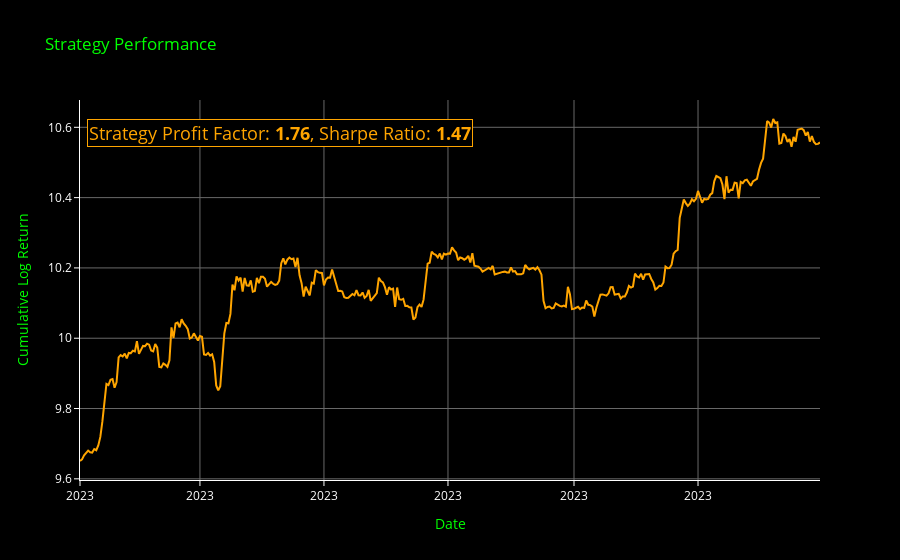

Notebook cell for this chart:
### Code cell
import numpy as np
import pandas as pd
import plotly.graph_objects as go

from investing_algorithm_framework import get_backtest_report, \
    get_cumulative_profit_factor_series, download, get_profit_factor, \
    get_sharpe_ratio



if __name__ == "__main__":
    report = get_backtest_report(directory="./resources/backtest_report")
    btceur_ohlcv = download(
        symbol="btc/eur",
        market="bitvavo",
        time_frame="1d",
        start_date=report.backtest_date_range.start_date,
        end_date=report.backtest_date_range.end_date,
        pandas=True,
        save=True,
        storage_path="./data"
    )

    # Example usage of get_backtest_report
    profit_factor_series = get_cumulative_profit_factor_series(
        backtest_report=report
    )
    print(profit_factor_series)

    profit_factor = get_profit_factor(
        backtest_report=report
    )
    print(f"Profit Factor: {profit_factor}")

    sharp_ratio = get_sharpe_ratio(backtest_report=report, frequency="weekly", region="EU")
    print(f"Sharp Ratio: {sharp_ratio}")
    print(report.number_of_days)
    print(report.total_net_gain_percentage)

    # Simulated price data
    dates = pd.date_range(start="2016-01-01", periods=1000, freq='D')
    prices = pd.Series(np.random.lognormal(mean=0.0005, sigma=0.01, size=len(dates)), index=dates).cumprod()
    prices_btceur = btceur_ohlcv['Close']

    # # Ensure the index is a datetime index
    dates_btceur = btceur_ohlcv.index

    # Calculate log close for BTC/EUR
    log_close_btceur = np.log(btceur_ohlcv['Close'])

    # Create plot
    fig = go.Figure()


    # Assuming profit_factor_series = [(datetime1, pf1), (datetime2, pf2), ...]
    timestamps, profit_factors = zip(*profit_factor_series)  # unzip into two lists

    print(f"Timestamps: {timestamps}")
    # Add to your Plotly figure
    # fig.add_trace(go.Scatter(
    #     x=timestamps,
    #     y=profit_factors,
    #     mode='lines',
    #     name='Cumulative Profit Factor',
    #     line=dict(color='blue', width=2, dash='dash')  # optional styling
    # ))

    fig.add_trace(go.Scatter(
        x=log_close_btceur.index,
        y=log_close_btceur.values,
        mode='lines',
        name='BTC/EUR Log Close',
        line=dict(color='orange', width=2)
    ))

    # Add profit factor annotation to the chart
    fig.add_annotation(
        xref="paper", yref="paper",
        x=0.01, y=0.95,
        text=f"Strategy Profit Factor: <b>{profit_factor:.2f}</b>, Sharpe Ratio: <b>{sharp_ratio:.2f}</b>",
        showarrow=False,
        font=dict(size=18, color="orange"),
        align="left",
        bgcolor="black",
        bordercolor="orange"
    )

    # Configure layout to match the style in your screenshot
    fig.update_layout(
        title='Strategy Performance',
        xaxis=dict(
            title='Date',
            showgrid=True,
            gridcolor='dimgray',
            tickformat='%b %Y',
            tickfont=dict(color='white'),
            showline=True,
            linecolor='white',
            ticks='outside',
            tickcolor='white'
        ),
        yaxis=dict(
            title='Cumulative Log Return',
            showgrid=True,
            gridcolor='dimgray',
            tickfont=dict(color='white'),
            showline=True,
            linecolor='white',
            ticks='outside',
            tickcolor='white'
        ),
        plot_bgcolor='black',
        paper_bgcolor='black',
        font=dict(color='lime'),
        hovermode='x unified',
        legend=dict(
            font=dict(color='white'),
            bgcolor='rgba(0,0,0,0)',
            bordercolor='white'
        )
    )

    fig.show()

### Figure 1 — Plotly figure (JSON) as saved in the notebook; plotly's stock layout.template omitted (floating-point values rounded to 4 significant figures; data arrays with more than 128 entries replaced by an {"elided": "..."} marker saying what was removed)
{"data": [{"line": {"color": "orange", "width": 2}, "mode": "lines", "name": "BTC/EUR Log Close", "type": "scatter", "x": {"elided": "365 str values"}, "y": {"elided": "365 float values"}}], "layout": {"annotations": [{"align": "left", "bgcolor": "black", "bordercolor": "orange", "font": {"color": "orange", "size": 18}, "showarrow": false, "text": "Strategy Profit Factor: <b>1.76</b>, Sharpe Ratio: <b>1.47</b>", "x": 0.01, "xref": "paper", "y": 0.95, "yref": "paper"}], "font": {"color": "lime"}, "hovermode": "x unified", "legend": {"bgcolor": "rgba(0,0,0,0)", "bordercolor": "white", "font": {"color": "white"}}, "paper_bgcolor": "black", "plot_bgcolor": "black", "title": {"text": "Strategy Performance"}, "xaxis": {"gridcolor": "dimgray", "linecolor": "white", "showgrid": true, "showline": true, "tickcolor": "white", "tickfont": {"color": "white"}, "tickformat": "%Y", "ticks": "outside", "title": {"text": "Date"}}, "yaxis": {"gridcolor": "dimgray", "linecolor": "white", "showgrid": true, "showline": true, "tickcolor": "white", "tickfont": {"color": "white"}, "ticks": "outside", "title": {"text": "Cumulative Log Return"}}}}
